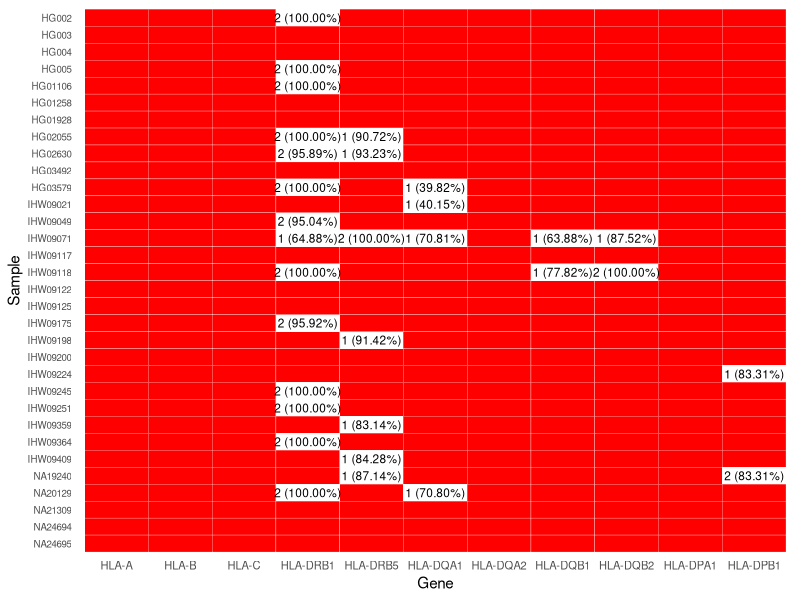
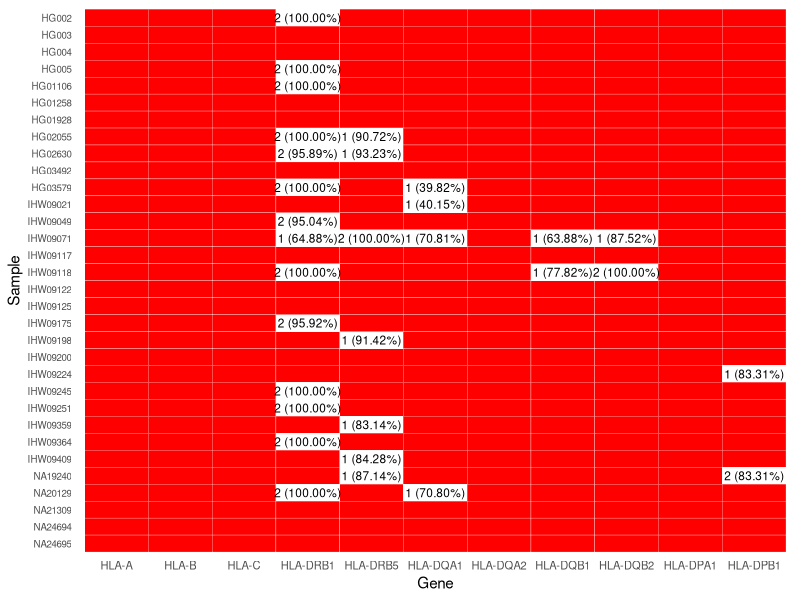
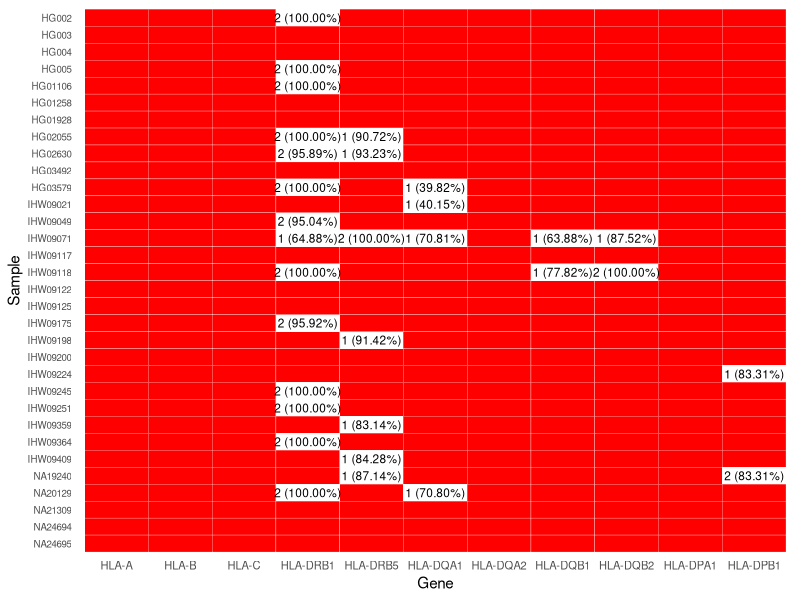

R code for these plots, in order:
library(tidyr)
library(ggplot2)
library(dplyr)

setwd("/Users/matt/Documents/GitHub/mhc/scripts/visualizations/phase_heat_map/")

# Load heatmap data
data <- read.csv("phase_map_hiphase.csv", header = TRUE, stringsAsFactors = FALSE)
colnames(data) <- gsub("\\.", "-", colnames(data))  # Replace dots with dashes

# Convert samples and genes into factors to preserve order
sample_order <- rev(data$sample)  # Reverse sample order
gene_order <- colnames(data)[-1]  # Keep gene order

df_long <- pivot_longer(
  data,
  cols = -sample,       
  names_to = "Gene",    
  values_to = "Value"   
)

df_long$sample <- factor(df_long$sample, levels = sample_order)
df_long$Gene <- factor(df_long$Gene, levels = gene_order)

# Load incomplete.csv and format labels
incomplete <- read.csv("incomplete.csv", header = TRUE, stringsAsFactors = FALSE)
incomplete$label <- paste0(incomplete$num_haploblocks, " (", incomplete$prop_phased, ")")

# Merge `incomplete.csv` with `df_long` while preserving order
df_long <- df_long %>%
  left_join(incomplete, by = c("sample", "Gene" = "gene")) %>%
  mutate(label = ifelse(Value == 0, label, NA))  # Only label missing/0 tiles

# Ensure factor levels remain correct after merge
df_long$sample <- factor(df_long$sample, levels = sample_order)
df_long$Gene <- factor(df_long$Gene, levels = gene_order)

# Plot heatmap
figure <- ggplot(df_long, aes(x = Gene, y = sample, fill = Value)) +
  geom_tile(color = "white") +
  scale_fill_gradient(low = "white", high = "red", na.value = "white") +
  geom_text(aes(label = label), size = 3, na.rm = TRUE) +  # Add text only to missing/0 tiles
  theme_minimal() +
  theme(
    axis.text.x = element_text(size = 8),
    axis.text.y = element_text(size = 7),
    axis.ticks = element_blank(),
    panel.grid = element_blank(),
    legend.position = "none"
  ) +
  labs(
    x = "Gene",
    y = "Sample"
  )

print(figure)

# Save the figure
ggsave(filename = "hiphase_heat_map.pdf", plot = figure)
ggsave(filename = "hiphase_heat_map.png", plot = figure)
#ggsave(filename = "whatshap_heat_map.pdf", plot = figure)
#ggsave(filename = "whatshap_heat_map.png", plot = figure)

# Load necessary library
library(dplyr)

# Example data (assuming 'data' is already loaded)
# Convert all non-sample columns to numeric if needed
data_numeric <- data %>% select(-sample)

# Count zeros per row
zero_counts <- rowSums(data_numeric == 0)

# Count occurrences
all_ones <- sum(zero_counts == 0)  # Samples with all 1s
one_zero <- sum(zero_counts == 1)  # Samples with exactly one zero
two_zeros <- sum(zero_counts == 2)  # Samples with exactly two zeros

# Print results
cat("Samples with all 1s:", all_ones, "\n")
cat("Samples with exactly one 0:", one_zero, "\n")
cat("Samples with exactly two 0s:", two_zeros, "\n")
